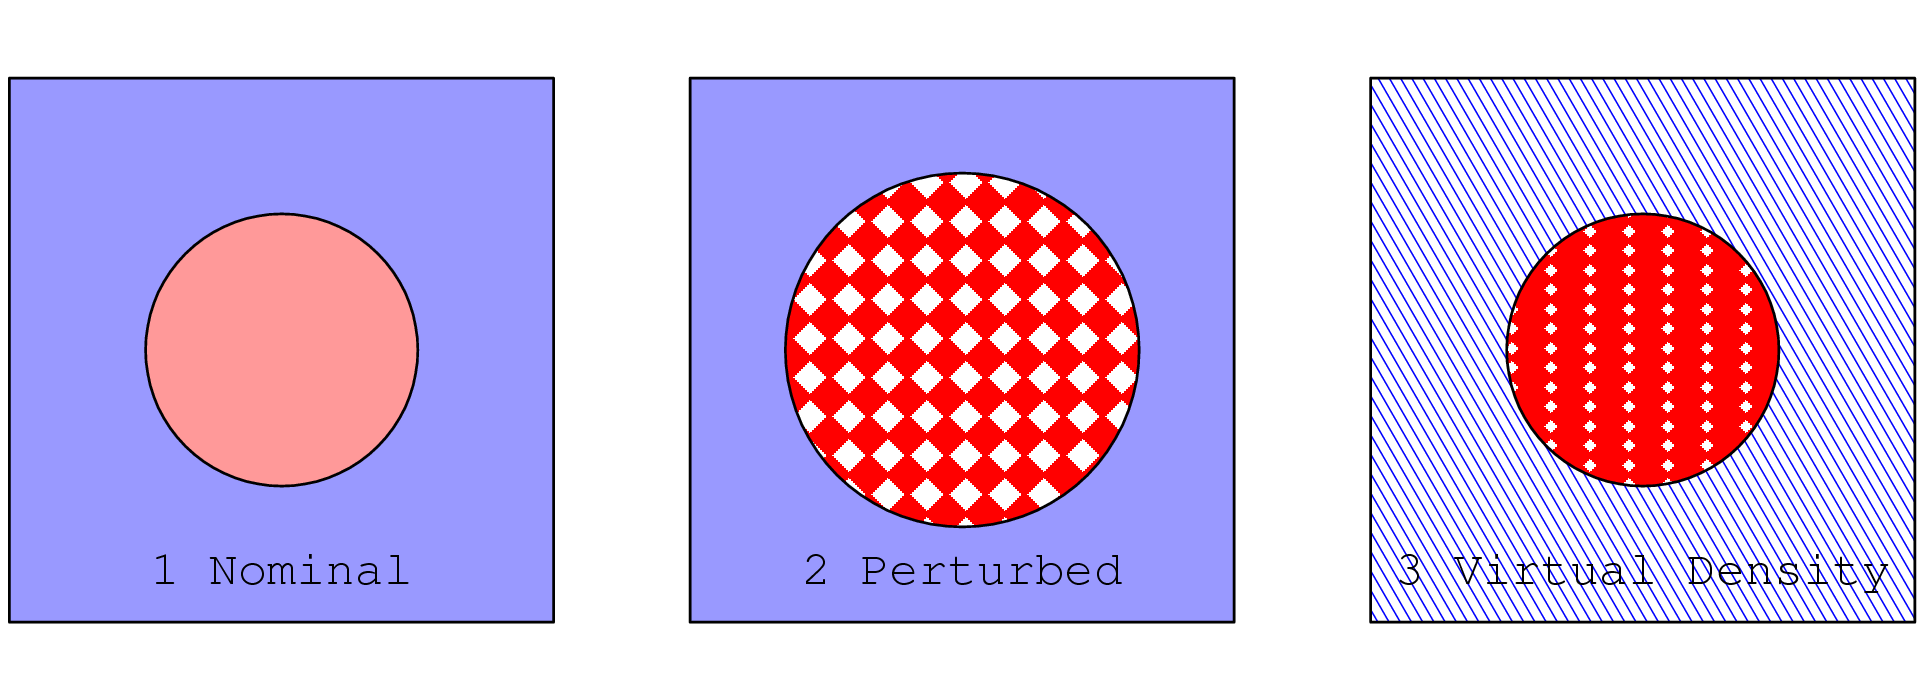

Generate this figure with gnuplot:

# Global settings

set encoding iso_8859_1 ;
set terminal postscript eps enhanced clip color rounded 16 ;

# Style

set size 5.5/5.0, 2.0/3.5 ;
set style fill solid 0.4 noborder ;
set style rectangle fill solid 0.4 noborder ;
unset border ;
unset tics ;
unset key ;
set tmargin 0 ; set lmargin 0 ; set bmargin 0 ; set rmargin 0 ;

# Dimensions

dX = 50. ;
dY = 50. ;
aspect = 5.5 / 2. ;
pitchX = dX * 2. / 3.5 ;
pitchY = pitchX * aspect ;
pinX = pitchX * 0.5 ;
pinY = pitchY * 0.5 ;
XX = 1.3 ;

xm = 0;
x0 = -dX + pitchX / 2. ;
x1 = +dX - pitchX / 2. ;

ym = 0 ;
word = pitchY / 10 ;
y0 = ym - pitchY / 2. + word ;

# Colors

red  = '#FF0000' ;
blue = '#0000FF' ;

# Objects and labels

FONT = 'Sans, 20'

# Nominal

set object rectangle               at x0, ym size pitchX, pitchY fillcolor rgb blue fillstyle border 0 ;
set object ellipse                 at x0, ym size pinX, pinY     fillcolor rgb red  fillstyle border 0 ;
set label "1 Nominal"         center at x0, y0 font FONT ;

# Expanded

set object rectangle               at xm, ym size pitchX, pitchY       fillcolor rgb blue fillstyle border 0 ;
set object ellipse                 at xm, ym size pinX * XX, pinY * XX fillcolor rgb red  fillstyle border 0 pattern 1 ;
set label "2 Perturbed"        center at xm, y0 font FONT ;

# Virtual

set object rectangle               at x1, ym size pitchX, pitchY       fillcolor rgb blue fillstyle border 0 pattern 6 ;
set object ellipse                 at x1, ym size pinX, pinY           fillcolor rgb red  fillstyle border 0 pattern 2 ;
set label "3 Virtual Density" center at x1, y0 font FONT ;

plot [-dX * (1.01):+dX * (1.01)][-dY * (1.01):+dY * (1.01)] 1 / 0 notitle ;
